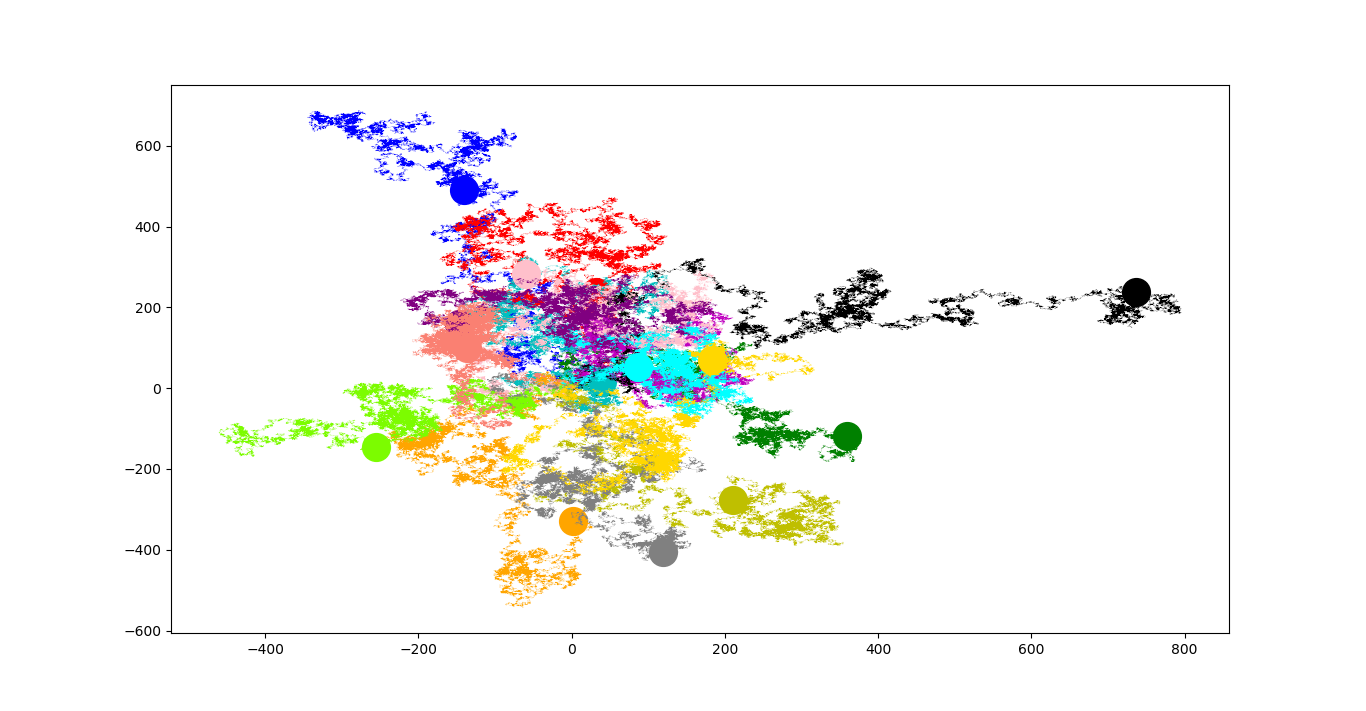

Here is the Python script that generated this plot:
import numpy as np
import math
import random
import matplotlib.pyplot as plt

n=15
c=['b','g','r','c','m','y','k','orange','pink','cyan','purple','gray','lawngreen','salmon','gold']
for j in range(n):
    a=np.random.uniform(0,2*np.pi,10**5)
    X=[0]
    Y=[0]
    x=0
    y=0
    for i in a:
        x+=np.cos(i)
        y+=np.sin(i)
        X.append(x)
        Y.append(y)

    plt.plot(y,x,'o',color=c[j],ms=20)
    plt.plot(Y,X,lw=0.1,color=c[j])

plt.show()
